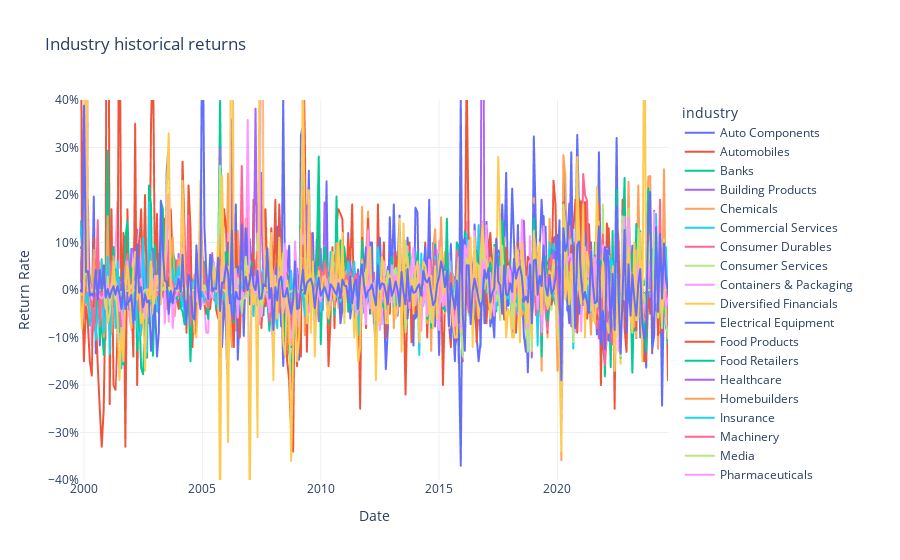

The notebook cell saved with this chart:
### Markdown cell above
## 1. Industry historical return rate

### Code cell
# Convert 'date' column to datetime
df['Date'] = pd.to_datetime(df['Date'])

# Melt the returns dataframe to long format
df_long_returns = df.melt(id_vars=['Date'], var_name='stock_ticker_symbol', value_name='return_rate')

# Merge the returns and industries dataframes
df_merged = pd.merge(df_long_returns, df_overview, on='stock_ticker_symbol')

# Resample to monthly and calculate mean return for each ticker
df_merged.set_index('Date', inplace=True)

df_i_share_ratio = df_merged[['industry', 'return_rate']].fillna(1).groupby(['industry', df_merged.index]).agg({'return_rate': 'mean'})

df_i_share_ratio = df_i_share_ratio.reset_index(level=0)
df_i_share_ratio = df_i_share_ratio.reset_index(level=0)

# Switch returns from multipliable to decimal by removing 1
df_i_share_ratio[['return_rate']] = df_i_share_ratio[['return_rate']] - 1

# Create line plot
fig = px.line(df_i_share_ratio,
              x='Date',
              y='return_rate',
              color='industry',
              title='Industry historical returns',
              labels={'Date': 'Date', 'return_rate': 'Return Rate'})

fig.update_layout(template="plotly_white",
                  yaxis=dict(
                      tickformat='.0%',
                      range=[-0.4, 0.4]
                  ))

# Show the plot
fig.show()

### Figure 1 — Plotly figure (JSON) as saved in the notebook; plotly's stock layout.template omitted (floating-point values rounded to 4 significant figures; data arrays with more than 128 entries replaced by an {"elided": "..."} marker saying what was removed)
{"data": [{"hovertemplate": "industry=Auto Components<br>Date=%{x}<br>Return Rate=%{y}<extra></extra>", "legendgroup": "Auto Components", "line": {"color": "#636efa", "dash": "solid"}, "marker": {"symbol": "circle"}, "mode": "lines", "name": "Auto Components", "showlegend": true, "x": {"elided": "299 str values"}, "xaxis": "x", "y": {"elided": "299 float values"}, "yaxis": "y", "type": "scattergl"}, {"hovertemplate": "industry=Automobiles<br>Date=%{x}<br>Return Rate=%{y}<extra></extra>", "legendgroup": "Automobiles", "line": {"color": "#EF553B", "dash": "solid"}, "marker": {"symbol": "circle"}, "mode": "lines", "name": "Automobiles", "showlegend": true, "x": {"elided": "299 str values"}, "xaxis": "x", "y": {"elided": "299 float values"}, "yaxis": "y", "type": "scattergl"}, {"hovertemplate": "industry=Banks<br>Date=%{x}<br>Return Rate=%{y}<extra></extra>", "legendgroup": "Banks", "line": {"color": "#00cc96", "dash": "solid"}, "marker": {"symbol": "circle"}, "mode": "lines", "name": "Banks", "showlegend": true, "x": {"elided": "299 str values"}, "xaxis": "x", "y": {"elided": "299 float values"}, "yaxis": "y", "type": "scattergl"}, {"hovertemplate": "industry=Building Products<br>Date=%{x}<br>Return Rate=%{y}<extra></extra>", "legendgroup": "Building Products", "line": {"color": "#ab63fa", "dash": "solid"}, "marker": {"symbol": "circle"}, "mode": "lines", "name": "Building Products", "showlegend": true, "x": {"elided": "299 str values"}, "xaxis": "x", "y": {"elided": "299 float values"}, "yaxis": "y", "type": "scattergl"}, {"hovertemplate": "industry=Chemicals<br>Date=%{x}<br>Return Rate=%{y}<extra></extra>", "legendgroup": "Chemicals", "line": {"color": "#FFA15A", "dash": "solid"}, "marker": {"symbol": "circle"}, "mode": "lines", "name": "Chemicals", "showlegend": true, "x": {"elided": "299 str values"}, "xaxis": "x", "y": {"elided": "299 float values"}, "yaxis": "y", "type": "scattergl"}, {"hovertemplate": "industry=Commercial Services<br>Date=%{x}<br>Return Rate=%{y}<extra></extra>", "legendgroup": "Commercial Services", "line": {"color": "#19d3f3", "dash": "solid"}, "marker": {"symbol": "circle"}, "mode": "lines", "name": "Commercial Services", "showlegend": true, "x": {"elided": "299 str values"}, "xaxis": "x", "y": {"elided": "299 float values"}, "yaxis": "y", "type": "scattergl"}, {"hovertemplate": "industry=Consumer Durables<br>Date=%{x}<br>Return Rate=%{y}<extra></extra>", "legendgroup": "Consumer Durables", "line": {"color": "#FF6692", "dash": "solid"}, "marker": {"symbol": "circle"}, "mode": "lines", "name": "Consumer Durables", "showlegend": true, "x": {"elided": "299 str values"}, "xaxis": "x", "y": {"elided": "299 float values"}, "yaxis": "y", "type": "scattergl"}, {"hovertemplate": "industry=Consumer Services<br>Date=%{x}<br>Return Rate=%{y}<extra></extra>", "legendgroup": "Consumer Services", "line": {"color": "#B6E880", "dash": "solid"}, "marker": {"symbol": "circle"}, "mode": "lines", "name": "Consumer Services", "showlegend": true, "x": {"elided": "299 str values"}, "xaxis": "x", "y": {"elided": "299 float values"}, "yaxis": "y", "type": "scattergl"}, {"hovertemplate": "industry=Containers & Packaging<br>Date=%{x}<br>Return Rate=%{y}<extra></extra>", "legendgroup": "Containers & Packaging", "line": {"color": "#FF97FF", "dash": "solid"}, "marker": {"symbol": "circle"}, "mode": "lines", "name": "Containers & Packaging", "showlegend": true, "x": {"elided": "299 str values"}, "xaxis": "x", "y": {"elided": "299 float values"}, "yaxis": "y", "type": "scattergl"}, {"hovertemplate": "industry=Diversified Financials<br>Date=%{x}<br>Return Rate=%{y}<extra></extra>", "legendgroup": "Diversified Financials", "line": {"color": "#FECB52", "dash": "solid"}, "marker": {"symbol": "circle"}, "mode": "lines", "name": "Diversified Financials", "showlegend": true, "x": {"elided": "299 str values"}, "xaxis": "x", "y": {"elided": "299 float values"}, "yaxis": "y", "type": "scattergl"}, {"hovertemplate": "industry=Electrical Equipment<br>Date=%{x}<br>Return Rate=%{y}<extra></extra>", "legendgroup": "Electrical Equipment", "line": {"color": "#636efa", "dash": "solid"}, "marker": {"symbol": "circle"}, "mode": "lines", "name": "Electrical Equipment", "showlegend": true, "x": {"elided": "299 str values"}, "xaxis": "x", "y": {"elided": "299 float values"}, "yaxis": "y", "type": "scattergl"}, {"hovertemplate": "industry=Food Products<br>Date=%{x}<br>Return Rate=%{y}<extra></extra>", "legendgroup": "Food Products", "line": {"color": "#EF553B", "dash": "solid"}, "marker": {"symbol": "circle"}, "mode": "lines", "name": "Food Products", "showlegend": true, "x": {"elided": "299 str values"}, "xaxis": "x", "y": {"elided": "299 float values"}, "yaxis": "y", "type": "scattergl"}, {"hovertemplate": "industry=Food Retailers<br>Date=%{x}<br>Return Rate=%{y}<extra></extra>", "legendgroup": "Food Retailers", "line": {"color": "#00cc96", "dash": "solid"}, "marker": {"symbol": "circle"}, "mode": "lines", "name": "Food Retailers", "showlegend": true, "x": {"elided": "299 str values"}, "xaxis": "x", "y": {"elided": "299 float values"}, "yaxis": "y", "type": "scattergl"}, {"hovertemplate": "industry=Healthcare<br>Date=%{x}<br>Return Rate=%{y}<extra></extra>", "legendgroup": "Healthcare", "line": {"color": "#ab63fa", "dash": "solid"}, "marker": {"symbol": "circle"}, "mode": "lines", "name": "Healthcare", "showlegend": true, "x": {"elided": "299 str values"}, "xaxis": "x", "y": {"elided": "299 float values"}, "yaxis": "y", "type": "scattergl"}, {"hovertemplate": "industry=Homebuilders<br>Date=%{x}<br>Return Rate=%{y}<extra></extra>", "legendgroup": "Homebuilders", "line": {"color": "#FFA15A", "dash": "solid"}, "marker": {"symbol": "circle"}, "mode": "lines", "name": "Homebuilders", "showlegend": true, "x": {"elided": "299 str values"}, "xaxis": "x", "y": {"elided": "299 float values"}, "yaxis": "y", "type": "scattergl"}, {"hovertemplate": "industry=Insurance<br>Date=%{x}<br>Return Rate=%{y}<extra></extra>", "legendgroup": "Insurance", "line": {"color": "#19d3f3", "dash": "solid"}, "marker": {"symbol": "circle"}, "mode": "lines", "name": "Insurance", "showlegend": true, "x": {"elided": "299 str values"}, "xaxis": "x", "y": {"elided": "299 float values"}, "yaxis": "y", "type": "scattergl"}, {"hovertemplate": "industry=Machinery<br>Date=%{x}<br>Return Rate=%{y}<extra></extra>", "legendgroup": "Machinery", "line": {"color": "#FF6692", "dash": "solid"}, "marker": {"symbol": "circle"}, "mode": "lines", "name": "Machinery", "showlegend": true, "x": {"elided": "299 str values"}, "xaxis": "x", "y": {"elided": "299 float values"}, "yaxis": "y", "type": "scattergl"}, {"hovertemplate": "industry=Media<br>Date=%{x}<br>Return Rate=%{y}<extra></extra>", "legendgroup": "Media", "line": {"color": "#B6E880", "dash": "solid"}, "marker": {"symbol": "circle"}, "mode": "lines", "name": "Media", "showlegend": true, "x": {"elided": "299 str values"}, "xaxis": "x", "y": {"elided": "299 float values"}, "yaxis": "y", "type": "scattergl"}, {"hovertemplate": "industry=Pharmaceuticals<br>Date=%{x}<br>Return Rate=%{y}<extra></extra>", "legendgroup": "Pharmaceuticals", "line": {"color": "#FF97FF", "dash": "solid"}, "marker": {"symbol": "circle"}, "mode": "lines", "name": "Pharmaceuticals", "showlegend": true, "x": {"elided": "299 str values"}, "xaxis": "x", "y": {"elided": "299 float values"}, "yaxis": "y", "type": "scattergl"}, {"hovertemplate": "industry=Real Estate<br>Date=%{x}<br>Return Rate=%{y}<extra></extra>", "legendgroup": "Real Estate", "line": {"color": "#FECB52", "dash": "solid"}, "marker": {"symbol": "circle"}, "mode": "lines", "name": "Real Estate", "showlegend": true, "x": {"elided": "299 str values"}, "xaxis": "x", "y": {"elided": "299 float values"}, "yaxis": "y", "type": "scattergl"}, {"hovertemplate": "industry=Refiners & Pipelines<br>Date=%{x}<br>Return Rate=%{y}<extra></extra>", "legendgroup": "Refiners & Pipelines", "line": {"color": "#636efa", "dash": "solid"}, "marker": {"symbol": "circle"}, "mode": "lines", "name": "Refiners & Pipelines", "showlegend": true, "x": {"elided": "299 str values"}, "xaxis": "x", "y": {"elided": "299 float values"}, "yaxis": "y", "type": "scattergl"}, {"hovertemplate": "industry=Retailing<br>Date=%{x}<br>Return Rate=%{y}<extra></extra>", "legendgroup": "Retailing", "line": {"color": "#EF553B", "dash": "solid"}, "marker": {"symbol": "circle"}, "mode": "lines", "name": "Retailing", "showlegend": true, "x": {"elided": "299 str values"}, "xaxis": "x", "y": {"elided": "299 float values"}, "yaxis": "y", "type": "scattergl"}, {"hovertemplate": "industry=Semiconductors<br>Date=%{x}<br>Return Rate=%{y}<extra></extra>", "legendgroup": "Semiconductors", "line": {"color": "#00cc96", "dash": "solid"}, "marker": {"symbol": "circle"}, "mode": "lines", "name": "Semiconductors", "showlegend": true, "x": {"elided": "299 str values"}, "xaxis": "x", "y": {"elided": "299 float values"}, "yaxis": "y", "type": "scattergl"}, {"hovertemplate": "industry=Software & Services<br>Date=%{x}<br>Return Rate=%{y}<extra></extra>", "legendgroup": "Software & Services", "line": {"color": "#ab63fa", "dash": "solid"}, "marker": {"symbol": "circle"}, "mode": "lines", "name": "Software & Services", "showlegend": true, "x": {"elided": "299 str values"}, "xaxis": "x", "y": {"elided": "299 float values"}, "yaxis": "y", "type": "scattergl"}, {"hovertemplate": "industry=Technology Hardware<br>Date=%{x}<br>Return Rate=%{y}<extra></extra>", "legendgroup": "Technology Hardware", "line": {"color": "#FFA15A", "dash": "solid"}, "marker": {"symbol": "circle"}, "mode": "lines", "name": "Technology Hardware", "showlegend": true, "x": {"elided": "299 str values"}, "xaxis": "x", "y": {"elided": "299 float values"}, "yaxis": "y", "type": "scattergl"}, {"hovertemplate": "industry=Telecommunication Services<br>Date=%{x}<br>Return Rate=%{y}<extra></extra>", "legendgroup": "Telecommunication Services", "line": {"color": "#19d3f3", "dash": "solid"}, "marker": {"symbol": "circle"}, "mode": "lines", "name": "Telecommunication Services", "showlegend": true, "x": {"elided": "299 str values"}, "xaxis": "x", "y": {"elided": "299 float values"}, "yaxis": "y", "type": "scattergl"}, {"hovertemplate": "industry=Textiles & Apparel<br>Date=%{x}<br>Return Rate=%{y}<extra></extra>", "legendgroup": "Textiles & Apparel", "line": {"color": "#FF6692", "dash": "solid"}, "marker": {"symbol": "circle"}, "mode": "lines", "name": "Textiles & Apparel", "showlegend": true, "x": {"elided": "299 str values"}, "xaxis": "x", "y": {"elided": "299 float values"}, "yaxis": "y", "type": "scattergl"}, {"hovertemplate": "industry=Traders & Distributors<br>Date=%{x}<br>Return Rate=%{y}<extra></extra>", "legendgroup": "Traders & Distributors", "line": {"color": "#B6E880", "dash": "solid"}, "marker": {"symbol": "circle"}, "mode": "lines", "name": "Traders & Distributors", "showlegend": true, "x": {"elided": "299 str values"}, "xaxis": "x", "y": {"elided": "299 float values"}, "yaxis": "y", "type": "scattergl"}, {"hovertemplate": "industry=Transportation<br>Date=%{x}<br>Return Rate=%{y}<extra></extra>", "legendgroup": "Transportation", "line": {"color": "#FF97FF", "dash": "solid"}, "marker": {"symbol": "circle"}, "mode": "lines", "name": "Transportation", "showlegend": true, "x": {"elided": "299 str values"}, "xaxis": "x", "y": {"elided": "299 float values"}, "yaxis": "y", "type": "scattergl"}, {"hovertemplate": "industry=Transportation Infrastructure<br>Date=%{x}<br>Return Rate=%{y}<extra></extra>", "legendgroup": "Transportation Infrastructure", "line": {"color": "#FECB52", "dash": "solid"}, "marker": {"symbol": "circle"}, "mode": "lines", "name": "Transportation Infrastructure", "showlegend": true, "x": {"elided": "299 str values"}, "xaxis": "x", "y": {"elided": "299 float values"}, "yaxis": "y", "type": "scattergl"}, {"hovertemplate": "industry=Utilities<br>Date=%{x}<br>Return Rate=%{y}<extra></extra>", "legendgroup": "Utilities", "line": {"color": "#636efa", "dash": "solid"}, "marker": {"symbol": "circle"}, "mode": "lines", "name": "Utilities", "showlegend": true, "x": {"elided": "299 str values"}, "xaxis": "x", "y": {"elided": "299 float values"}, "yaxis": "y", "type": "scattergl"}], "layout": {"xaxis": {"anchor": "y", "domain": [0.0, 1.0], "title": {"text": "Date"}}, "yaxis": {"anchor": "x", "domain": [0.0, 1.0], "title": {"text": "Return Rate"}, "tickformat": ".0%", "range": [-0.4, 0.4]}, "legend": {"title": {"text": "industry"}, "tracegroupgap": 0}, "title": {"text": "Industry historical returns"}}}
